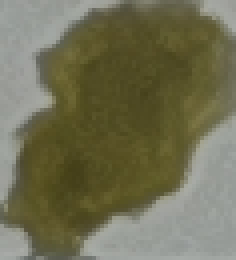
#> input picture 250406/callos_extraidos/p14/celda_10_callo_1.png, 59 x 65 px (shown 4 times larger)
$ python -i prueba250414.py   (imports and definitions only)
#> lines starting #> are read from the running program, lines starting #| are printed output that depends on the picture; after the words box and inside, x2 and y2 are one past the last pixel; in counts of white or black regions, pixels touching at a corner belong together
import cv2
import numpy as np
import os
import csv

# Función para cargar y convertir la imagen
# [5 lines left out: function load_image, not called in this run]

# Función para segmentar la placa de Petri
def segment_petri_dish(image, debug=False):
#> called with debug = False
    gray = cv2.cvtColor(image, cv2.COLOR_RGB2GRAY)
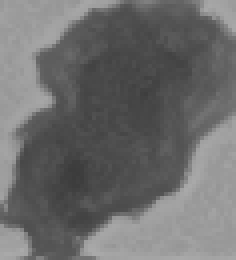
#> gray: shape (65, 59) (shown 4 times larger); min 60, max 170, mean 108.6

    # Más blur para suavizar bordes y que cierre mejor el contorno
    blurred = cv2.GaussianBlur(gray, (9, 9), 0)
    edges = cv2.Canny(blurred, 20, 100)
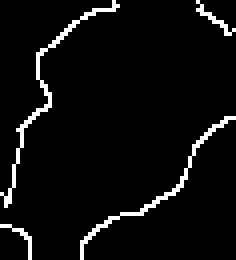
#> edges: shape (65, 59) (shown 4 times larger); 4.9% white in thin lines or dots

    contours, _ = cv2.findContours(edges, cv2.RETR_EXTERNAL, cv2.CHAIN_APPROX_SIMPLE)
#> contours = 4 contours, 2 with area under 20; largest, box (x1, y1, x2, y2) and area: (20, 29, 59, 65) 22, (0, 0, 30, 52) 22
    contours = sorted(contours, key=cv2.contourArea, reverse=True)

    for contour in contours:
        area = cv2.contourArea(contour)
        if area < 10000:
            continue

        epsilon = 0.02 * cv2.arcLength(contour, True)
        approx = cv2.approxPolyDP(contour, epsilon, True)

        if 4 <= len(approx) <= 8:
            x, y, w, h = cv2.boundingRect(approx)
            aspect_ratio = w / h
            if 0.6 < aspect_ratio < 1.4:
                cropped = image[y:y+h, x:x+w]

                if debug:
                    debug_img = image.copy()
                    cv2.drawContours(debug_img, [approx], -1, (0, 255, 0), 2)
                    cv2.imshow("Placa detectada (híbrido)", debug_img)
                    cv2.waitKey(5)
                    cv2.destroyAllWindows()

                return cropped, approx, (x, y, w, h)
#> this loop made 4 passes
#> area on passes 1 to 2: 22.5, 22

    # Último recurso: usar el contorno más grande
    if contours:
        petri_contour = contours[0]
#> petri_contour = contour of 50 points, box (x1, y1, x2, y2) (20, 29, 59, 65), area 22
        epsilon = 0.02 * cv2.arcLength(petri_contour, True)
#> epsilon = 2.32
        approx = cv2.approxPolyDP(petri_contour, epsilon, True)
#> approx = [[58, 29], [48, 36], [42, 48], [24, 56], [20, 64], [25, 56], [43, 48], [48, 37]]
        x, y, w, h = cv2.boundingRect(petri_contour)
#> x = 20; y = 29; w = 39; h = 36
        return image[y:y+h, x:x+w], approx, (x, y, w, h)

    return None, None, None

# Función para aplicar umbral adaptativo y operación de cierre
# [16 lines left out: functions preprocess_image, detect_lines, not called in this run]

# Función para detectar y corregir los puntos de intersección
def detect_grid_points(vertical_lines, horizontal_lines):
    grid_points = cv2.bitwise_and(vertical_lines, horizontal_lines)
    return cv2.dilate(grid_points, None, iterations=2)

# Función para extraer celdas de la cuadrícula
# [175 lines left out: functions extract_cells, extract_callos_by_color, extract_callos, process_from_csv, process_image, not called in this run]

# Llamada a la función con el archivo CSV
csv_file = r"C:\Users\tere1\OneDrive\Escritorio\TFM\250413\imagenes.csv"
petri_output_folder = r"C:/Users/tere1/OneDrive/Escritorio/TFM/250413/celdas_extraidas"
callos_output_folder = r"C:/Users/tere1/OneDrive/Escritorio/TFM/250413/callos_extraidos"

# [1 line not run here, left out]

>>> import cv2
>>> picture = cv2.cvtColor(cv2.imread('../250406/callos_extraidos/p14/celda_10_callo_1.png'), cv2.COLOR_BGR2RGB)
>>> result = segment_petri_dish(picture)

$ run again, on 250406/callos_extraidos/p14/celda_10_callo_2.png
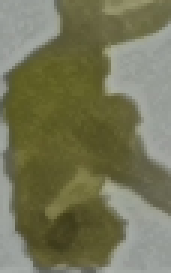
#> input picture 250406/callos_extraidos/p14/celda_10_callo_2.png, 57 x 91 px (shown 3 times larger)
#> in segment_petri_dish, `gray = cv2.cvtColor(image, cv2.COLOR_RGB2GRAY)`:
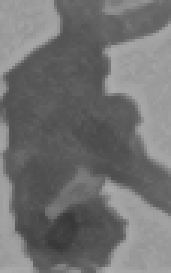
#> gray: shape (91, 57) (shown 3 times larger); min 55, max 173, mean 113.3
#> in segment_petri_dish, `edges = cv2.Canny(blurred, 20, 100)`:
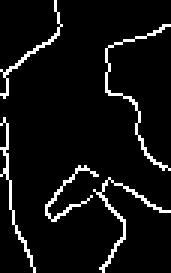
#> edges: shape (91, 57) (shown 3 times larger); 6.5% white in thin lines or dots
#> contours = 5 contours, 4 with area under 20; largest, box (x1, y1, x2, y2) and area: (31, 59, 57, 91) 26
#> the loop in segment_petri_dish, `for contour in contours:` made 5 passes
#> area on pass 1: 25.5
#> petri_contour = contour of 60 points, box (x1, y1, x2, y2) (31, 59, 57, 91), area 26
#> epsilon = 2.62
#> approx = contour of 9 points, box (x1, y1, x2, y2) (31, 59, 57, 91), area 34
#> x = 31; y = 59; w = 26; h = 32

$ run again, on 250406/callos_extraidos/p14/celda_10_callo_3.png
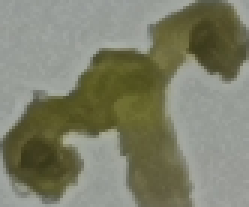
#> input picture 250406/callos_extraidos/p14/celda_10_callo_3.png, 83 x 69 px (shown 3 times larger)
#> in segment_petri_dish, `blurred = cv2.GaussianBlur(gray, (9, 9), 0)`:
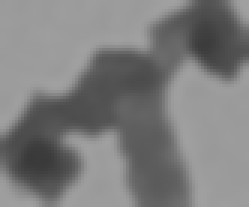
#> blurred: shape (69, 83) (shown 3 times larger); min 58, max 161, mean 124.8
#> in segment_petri_dish, `edges = cv2.Canny(blurred, 20, 100)`:
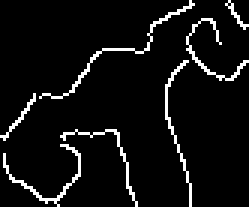
#> edges: shape (69, 83) (shown 3 times larger); 6.2% white in thin lines or dots
#> contours = 7 contours, 6 with area under 20; largest, box (x1, y1, x2, y2) and area: (1, 48, 27, 69) 20
#> the loop in segment_petri_dish, `for contour in contours:` made 7 passes
#> area on pass 1: 20
#> petri_contour = contour of 45 points, box (x1, y1, x2, y2) (1, 48, 27, 69), area 20
#> epsilon = 2.18
#> approx = contour of 10 points, box (x1, y1, x2, y2) (1, 48, 27, 69), area 38
#> x = 1; y = 48; w = 26; h = 21

$ run again, on 250406/callos_extraidos/p14/celda_10_callo_4.png
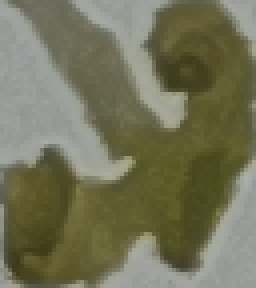
#> input picture 250406/callos_extraidos/p14/celda_10_callo_4.png, 64 x 72 px (shown 4 times larger)
#> in segment_petri_dish, `blurred = cv2.GaussianBlur(gray, (9, 9), 0)`:
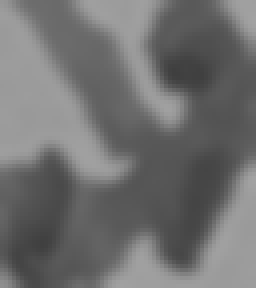
#> blurred: shape (72, 64) (shown 4 times larger); min 63, max 162, mean 111.8
#> in segment_petri_dish, `edges = cv2.Canny(blurred, 20, 100)`:
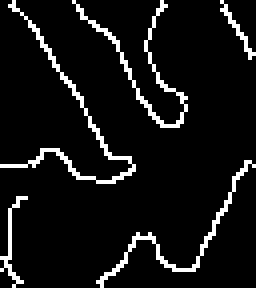
#> edges: shape (72, 64) (shown 4 times larger); 7.6% white in thin lines or dots
#> contours = 5 contours, 2 with area under 20; largest, box (x1, y1, x2, y2) and area: (0, 0, 34, 46) 32, (24, 40, 64, 72) 26, (18, 0, 47, 32) 23
#> the loop in segment_petri_dish, `for contour in contours:` made 5 passes
#> area on passes 1 to 3: 32, 25.5, 23
#> petri_contour = contour of 97 points, box (x1, y1, x2, y2) (0, 0, 34, 46), area 32
#> epsilon = 3.92
#> approx = [[3, 0], [33, 41], [27, 45], [14, 37], [0, 41], [13, 37], [19, 44], [32, 43]]
#> x = 0; w = 34; h = 46
